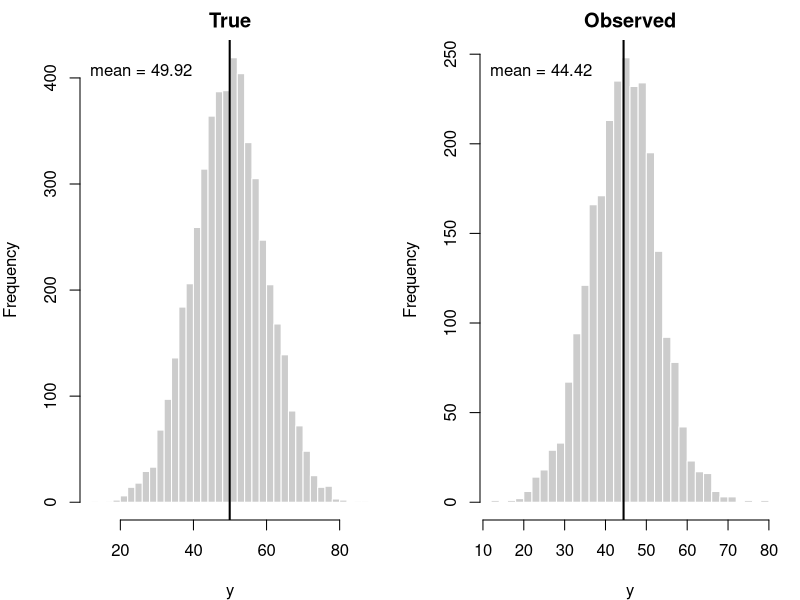

The R source for this figure:
## ---- chunk 1
set.seed(2026)

n <- 5000
y_true <- rnorm(n, mean = 50, sd = 10)   
p_miss <- plogis((y_true - 50) / 6)      
miss   <- runif(n) < p_miss    

y_obs <- y_true
y_obs[miss] <- NA                       

## 1) 평균 비교
cat("전체(진짜) 평균      :", mean(y_true), "\n")
cat("관측값 평균(observed):", mean(y_obs, na.rm = TRUE), "\n")
cat("결측된 값의 진짜 평균 :", mean(y_true[miss]), "\n")
cat("관측 비율            :", mean(!miss), "\n\n")
## ---- chunk 2

## 2) 히스토그램 비교 (전체 vs 관측값)
op <- par(mfrow = c(1, 2), mar = c(4,4,2,1))

hist(y_true, breaks = 40, main = "True", xlab = "y", col = "grey80", border = "white")
abline(v = mean(y_true), lwd = 2)
mtext(paste0("mean = ", round(mean(y_true), 2)), side = 3, line = -2, adj = 0.05)

hist(y_obs, breaks = 40, main = "Observed", xlab = "y", col = "grey80", border = "white")
abline(v = mean(y_obs, na.rm = TRUE), lwd = 2)
mtext(paste0("mean = ", round(mean(y_obs, na.rm = TRUE), 2)), side = 3, line = -2, adj = 0.05)

par(op)
